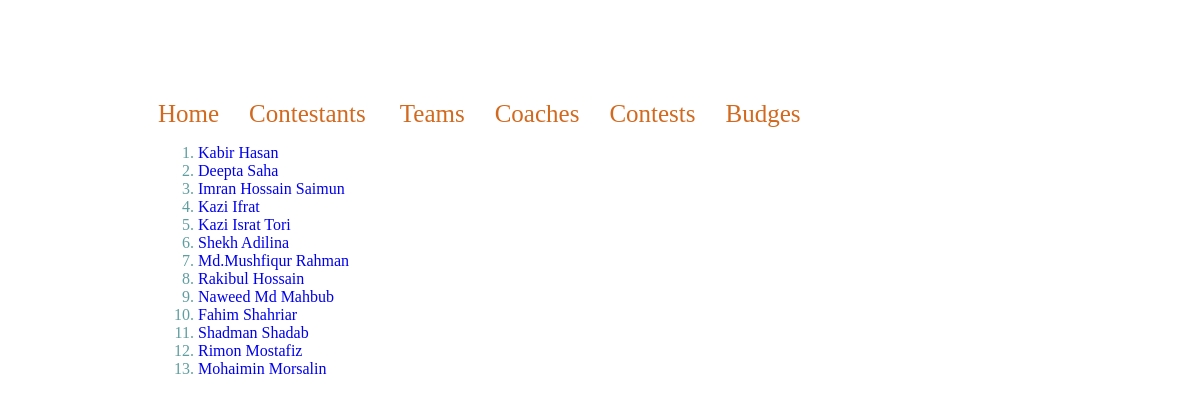
The page /contestants.php on the database its author committed.
### tables this page shows
CREATE TABLE `contestants` (
  `id` char(9) NOT NULL,
  `name` varchar(25) DEFAULT NULL,
  `dept` char(3) DEFAULT NULL,
  `email` varchar(35) DEFAULT NULL,
  `phone_no` char(14) DEFAULT NULL
);

### contestants.php (the view)
<html>
    <?php
    include('db.php');
    ?>
    <head>
	   <link href="css_.css" rel="stylesheet" type="text/css"/>
    </head>
    <body>
        <div class="page">
        <div id="s5"><a class="c" href="index.php">Home</a><a class="c1" href="contestants.php">Contestants</a> <a class="c1" href="teams.php">Teams</a><a class="c1" href="coaches.php">Coaches</a><a class="c1" href="contests.php">Contests</a><a class="c1" href="budgets.php">Budges</a></div>
            <ol>
            <?php $result = mysqli_query($connect,"select * from contestants");
            while($row = mysqli_fetch_assoc($result)){ ?>
                <li><a href="contestant.php?id=<?php echo $row['id'] ?>"><?= $row['name'] ?></a></li>
            <?php } ?>
            </ol>
        </div>
    </body>
</html>

### css_.css (style rules this page uses)
.c { color:chocolate; font-family: cursive; font-size: 25; }
.c1 { color:chocolate; margin: 0 0 0 30px; font-family: cursive; font-size: 25; }
a { text-decoration: none; }
.page { margin: 100px 0 0 150px; color: cadetblue; font-family: cursive; }

### rows shown on the page
contestants: name "Kabir Hasan"
contestants: name "Deepta Saha"
contestants: name "Imran Hossain Saimun"
contestants: name "Kazi Ifrat"
contestants: name "Kazi Israt Tori"
contestants: name "Shekh Adilina"
contestants: name "Md.Mushfiqur Rahman"
contestants: name "Rakibul Hossain"
contestants: name "Naweed Md Mahbub"
contestants: name "Fahim Shahriar"
contestants: name "Shadman Shadab"
contestants: name "Rimon Mostafiz"
contestants: name "Mohaimin Morsalin"
